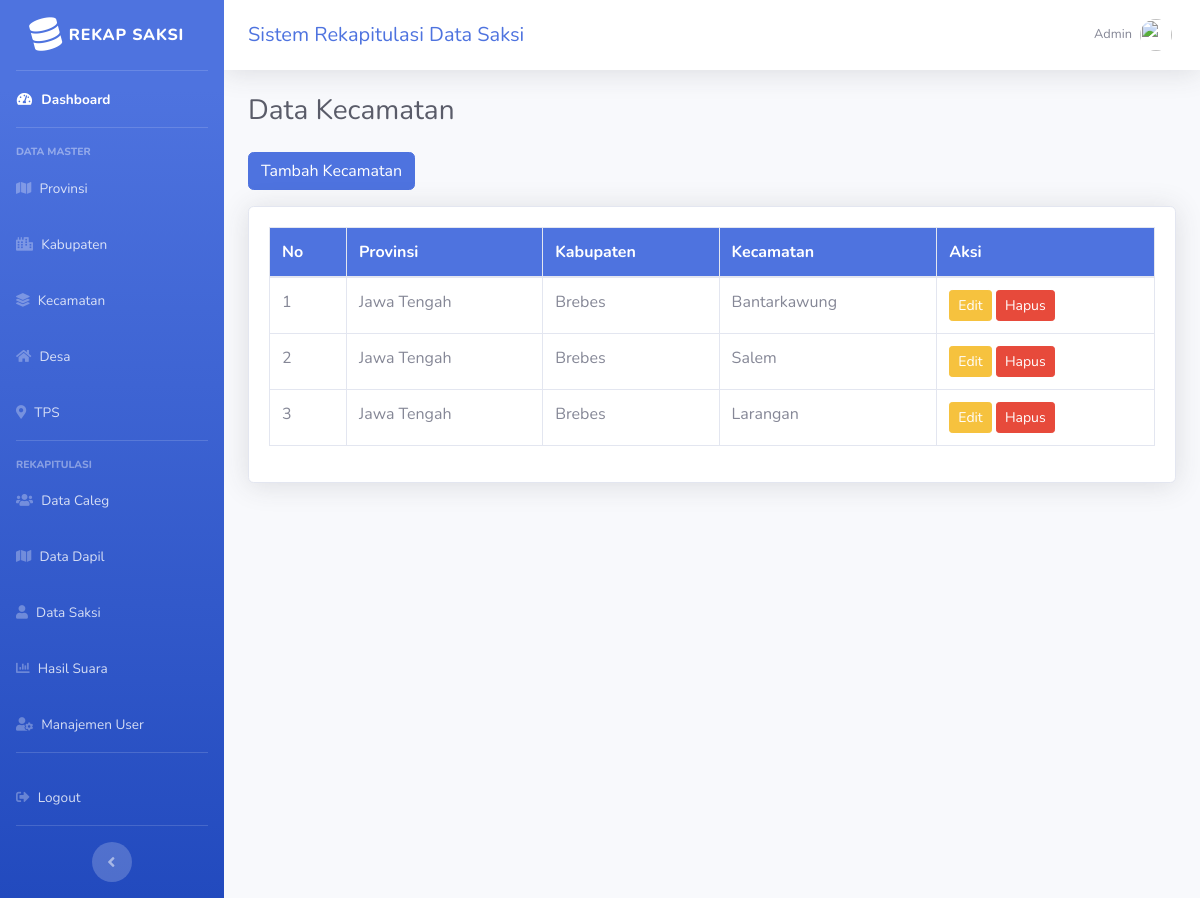
The page /index.php/administrator/kecamatan on the database its author committed.
### tables this page shows
CREATE TABLE `kecamatan` (
  `id_kecamatan` int(11) NOT NULL,
  `id_kabupaten` int(11) NOT NULL,
  `nama_kecamatan` varchar(100) NOT NULL
);

CREATE TABLE `provinsi` (
  `id_provinsi` int(11) NOT NULL,
  `nama_provinsi` varchar(100) NOT NULL
);

CREATE TABLE `kabupaten` (
  `id_kabupaten` int(11) NOT NULL,
  `id_provinsi` int(11) NOT NULL,
  `nama_kabupaten` varchar(100) NOT NULL
);

### application/controllers/administrator/kecamatan.php (called while the page is built, shortened)
<?php
class Kecamatan extends CI_Controller {
    public function __construct()
    {
        $this->load->model('kecamatan_model');
        $this->load->model('kabupaten_model');
        $this->load->model('provinsi_model');
    }
    public function index()
    {
        $data['kecamatan'] = $this->kecamatan_model->tampil_data();
        $this->load->view('templates_administrator/header');
        $this->load->view('templates_administrator/sidebar');
        $this->load->view('administrator/kecamatan', $data);
        $this->load->view('templates_administrator/footer');
    }
}

### index.php (called while the page is built, shortened)
<?php
require_once BASEPATH.'core/CodeIgniter.php';

### application/models/kecamatan_model.php (called while the page is built, shortened)
<?php
class Kecamatan_model extends CI_Model {
    public function tampil_data()
    {
        $this->db->select('
            kecamatan.*,
            kabupaten.nama_kabupaten,
            provinsi.nama_provinsi
        ');
        $this->db->from('kecamatan');
        $this->db->join(
            'kabupaten',
            'kabupaten.id_kabupaten = kecamatan.id_kabupaten'
        );
        $this->db->join(
            'provinsi',
            'provinsi.id_provinsi = kabupaten.id_provinsi'
        );
        return $this->db->get()->result();
    }
}

### application/views/administrator/kecamatan.php (the view)
<div class="container-fluid">
<h1 class="h3 mb-4 text-gray-800">Data Kecamatan</h1>
<a href="<?= site_url('index.php/administrator/kecamatan/input') ?>"
   class="btn btn-primary mb-3">
   Tambah Kecamatan
</a>
<div class="card shadow">
<div class="card-body">
<table class="table table-bordered">
<thead class="bg-primary text-white">
<tr>
    <th>No</th>
    <th>Provinsi</th>
    <th>Kabupaten</th>
    <th>Kecamatan</th>
    <th>Aksi</th>
</tr>
</thead>
<tbody>
<?php $no=1; foreach($kecamatan as $k): ?>
<tr>
    <td><?= $no++ ?></td>
    <td><?= $k->nama_provinsi ?></td>
    <td><?= $k->nama_kabupaten ?></td>
    <td><?= $k->nama_kecamatan ?></td>
    <td>
        <a href="<?= site_url('index.php/administrator/kecamatan/edit/'.$k->id_kecamatan) ?>"
           class="btn btn-warning btn-sm">
           Edit
        </a>
        <a href="<?= site_url('index.php/administrator/kecamatan/hapus/'.$k->id_kecamatan) ?>"
           class="btn btn-danger btn-sm"
           onclick="return confirm('Yakin hapus data?')">
           Hapus
        </a>
    </td>
</tr>
<?php endforeach; ?>
</tbody>
</table>
</div>
</div>
</div>

### rows shown on the page
kecamatan: provinsi.nama_provinsi "Jawa Tengah", id_kabupaten.nama_kabupaten "Brebes", nama_kecamatan "Bantarkawung"
kecamatan: provinsi.nama_provinsi "Jawa Tengah", id_kabupaten.nama_kabupaten "Brebes", nama_kecamatan "Salem"
kecamatan: provinsi.nama_provinsi "Jawa Tengah", id_kabupaten.nama_kabupaten "Brebes", nama_kecamatan "Larangan"
